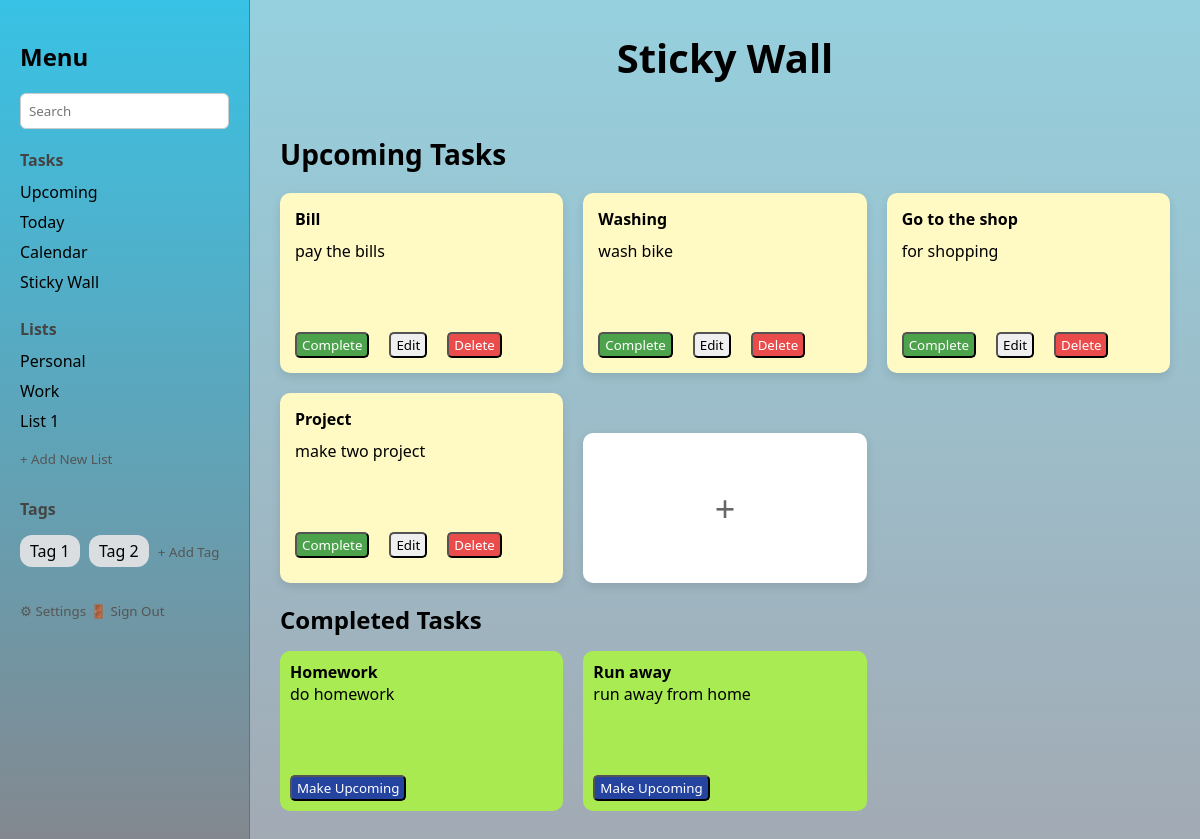
The app's page / (signed in) with its own data.
### todo/models.py (models this page shows, shortened)
class Todo(models.Model):
    user = models.ForeignKey(User, on_delete=models.CASCADE, null=True, blank=True)  # 👈 Add this
    title = models.CharField(max_length=100)
    description = models.TextField(max_length=512)
    due_date = models.DateField(null=True, blank=True)
    created_at = models.DateTimeField(auto_now_add=True)
    updated_at = models.DateTimeField(auto_now=True)
    is_completed = models.BooleanField(default=False)

### todo/views.py (the view)
# urls.py: path('', views.todo_list, name='todo_list'),
@login_required
def todo_list(request):
    upcoming_todos = Todo.objects.filter(is_completed=False).order_by('-created_at')
    completed_todos = Todo.objects.filter(is_completed=True).order_by('-updated_at')
    context = {
        'upcoming_todos': upcoming_todos,
        'completed_todos': completed_todos,
    }
    return render(request, 'todo_list.html', context)

### templates/todo_list.html (shortened to what this page needs)
<!DOCTYPE html>
<html lang="en">
  <head>
  </head>
  <body>
    <div class="container">
      <div class="sidebar">
        <h2>Menu</h2>
        <input type="text" placeholder="Search" class="search-box" />
        <div class="section">
          <h3>Tasks</h3>
          <ul>
            <li>Upcoming</li>
            <li>Today</li>
            <li>Calendar</li>
            <li>Sticky Wall</li>
          </ul>
        </div>
        <div class="section">
          <h3>Lists</h3>
          <ul>
            <li>Personal</li>
            <li>Work</li>
            <li>List 1</li>
            <li><button class="add-btn">+ Add New List</button></li>
          </ul>
        </div>
        <div class="section">
          <h3>Tags</h3>
          <span class="tag">Tag 1</span>
          <span class="tag">Tag 2</span>
          <button class="add-tag">+ Add Tag</button>
        </div>
        <div class="section">
          <button class="settings-btn">⚙ Settings</button>
          <button class="signout-btn">🚪 Sign Out</button>
        </div>
      </div>
      <div class="main">
        <h6>Sticky Wall</h6>
        <h1>Upcoming Tasks</h1>
        <div class="wall">
          {% for todo in upcoming_todos %}
          <div class="note yellow">
            <h4>{{ todo.title }}</h4>
            <ul style="list-style-type: none">
              <li>{{ todo.description }}</li>
            </ul>
            <div class="form">
              <form method="POST" action="{% url 'complete_todo' todo.id %}">
                <button class="complete" type="submit">Complete</button>
              </form>
              <button
                onclick="openEditModal({{ todo.id }}, '{{ todo.title|escapejs }}', '{{ todo.description|default_if_none:''|escapejs }}')"
              >
                Edit
              </button>
              <form
                method="POST"
                action="{% url 'delete_todo' todo.id %}"
                style="display: inline"
              >
                <button
                  type="submit"
                  style="background-color: rgb(234, 76, 76); color: white"
                >
                  Delete
                </button>
              </form>
            </div>
          </div>
          {% empty %}
          <p>No upcoming tasks</p>
          {% endfor %}
          <div class="wall" style="margin-top: 40px">
            <div class="note add-new" onclick="openModal()">
              <span>+</span>
            </div>
          </div>
        </div>
        <h2>Completed Tasks</h2>
        <div class="wall">
          {% for todo in completed_todos %}
          <div class="green">
            <h4>{{ todo.title }}</h4>
            <ul style="list-style-type: none">
              <li>{{ todo.description }}</li>
            </ul>
            <form method="POST" action="{% url 'undo_complete_todo' todo.id %}">
              <button class="completed" type="submit">Make Upcoming</button>
            </form>
          </div>
          {% empty %}
          <p>No completed tasks</p>
          {% endfor %}
        </div>
      </div>
    </div>
  </body>
</html>

### templates/todo_list.html (style rules this page uses)
* { box-sizing: border-box; margin: 0; padding: 0; font-family: "Segoe UI", sans-serif; }
body { background: #edf0ec; }
.container { display: flex; height: 100vh; }
.sidebar { width: 250px; background-image: linear-gradient(to bottom, #38c2e5, #83888f); padding: 20px; border-right: 1px solid #676666bf; }
.sidebar h2 { margin-bottom: 20px; }
.search-box { width: 100%; padding: 8px; margin-bottom: 20px; border-radius: 6px; border: 1px solid #ccc; }
.section { margin-bottom: 25px; }
.section h3 { margin-bottom: 10px; font-size: 16px; color: #444; }
.section ul { list-style: none; }
.section li { margin: 8px 0; cursor: pointer; }
.tag { background: #dbdee1; padding: 5px 10px; border-radius: 12px; margin-right: 5px; display: inline-block; margin-top: 5px; }
.add-btn, .add-tag, .settings-btn, .signout-btn { background: none; border: none; color: #555; cursor: pointer; padding: 5px 0; margin-top: 5px; }
.main { flex: 1; padding: 30px; overflow-y: auto; background-image: linear-gradient(to bottom, #96d0de, #a2aab4); }
.main h1 { font-size: 28px; margin-bottom: 20px; }
.wall { display: grid; grid-template-columns: repeat(auto-fill, minmax(220px, 1fr)); gap: 20px; }
.note { background: #aac9daae; padding: 15px; border-radius: 10px; box-shadow: 0 4px 10px rgba(0, 0, 0, 0.1); min-height: 150px; transition: transform 0.2s; word-wrap: break-word; }
.note h4 { margin-bottom: 10px; font-size: 16px; }
.yellow { background: #fff9c4; }
.add-new { display: flex; justify-content: center; align-items: center; background: #ffffff; font-size: 36px; color: #666; cursor: pointer; }
.form { display: flex; flex-direction: space-between; gap: 20px; margin-top: 70px; }
.complete { background-color: rgb(76, 163, 76); color: white; }
.completed { justify-content: end; background-color: rgb(37, 68, 160); color: white; margin-top: 70px; }
button { padding: 2px 5px; border-radius: 5px; }
h6 { font-size: 40px; font-weight: bold; text-align: center; padding-bottom: 50px; }
.green { background-color: rgba(172, 255, 47, 0.744); padding: 10px; border-radius: 10px; }
h2 { margin-top: 20px; margin-bottom: 15px; }

### records on screen
Todo: title "Bill", description "pay the bills"
Todo: title "Washing", description "wash bike"
Todo: title "Go to the shop", description "for shopping"
Todo: title "Project", description "make two project"
Todo: title "Homework", description "do homework"
Todo: title "Run away", description "run away from home"
